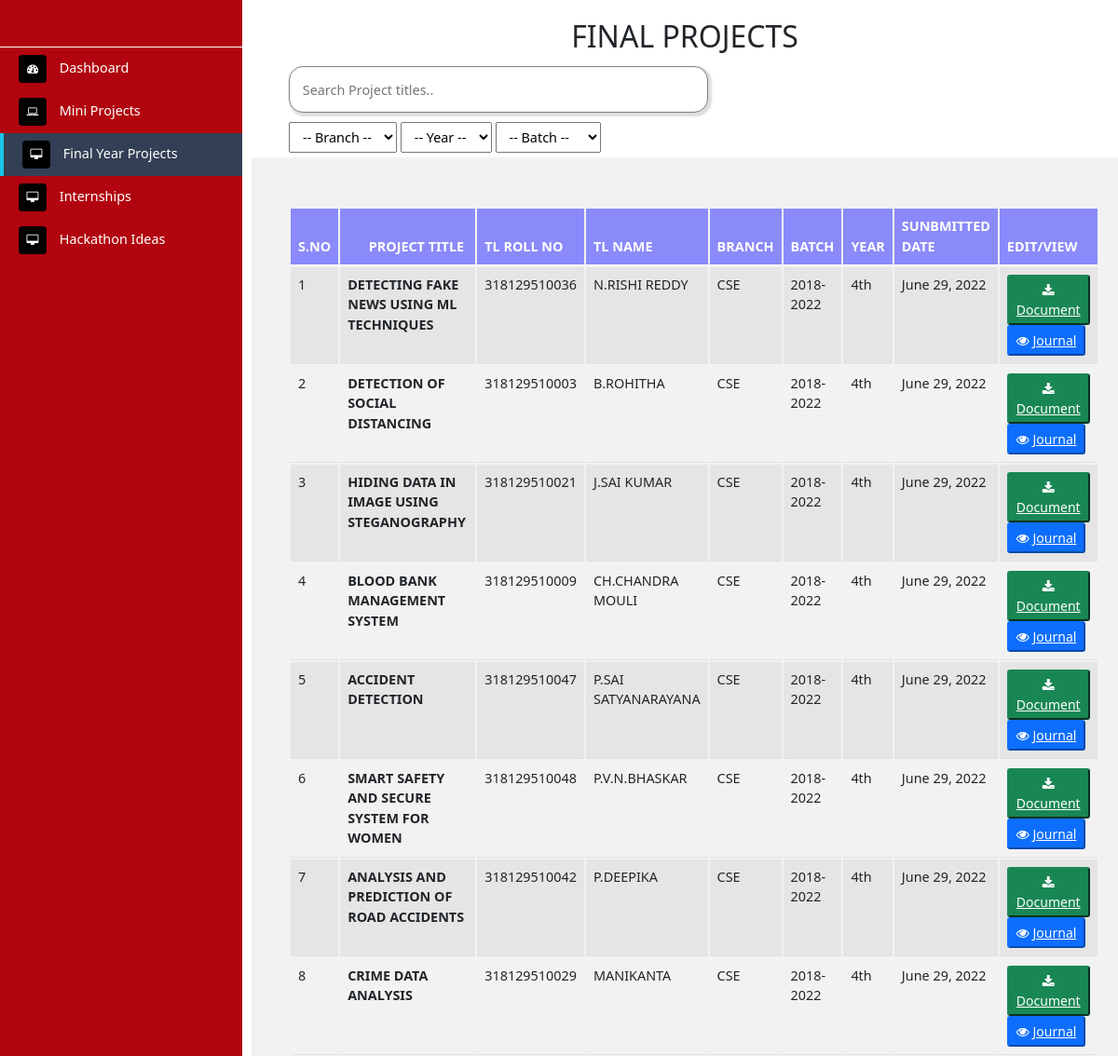
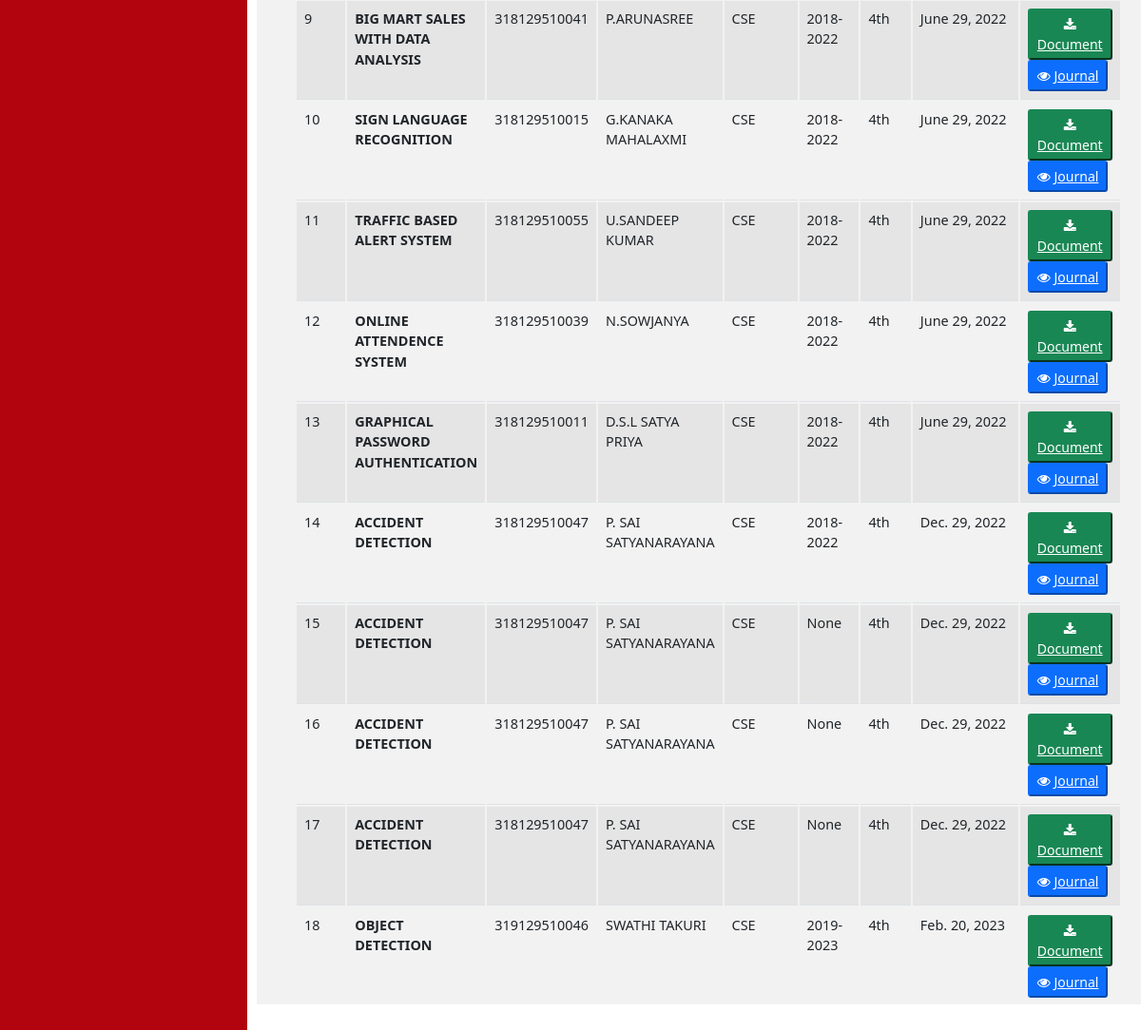
Page /projects/final_projects on the committed database (2 pictures, top to bottom).
### projects/models.py (models this page shows)
class Project(models.Model):
    roll_no = models.CharField(max_length=12)
    name = models.CharField(max_length=100)
    branch = models.CharField(choices=BRANCHES, max_length=20)
    batch = models.CharField(choices=BATCHES, max_length=20, null=True, blank=True)
    category = models.CharField(choices=CATEGORY, max_length=20)
    year = models.CharField(max_length=10)
    project_title = models.CharField(max_length=100)
    description = models.TextField(max_length=500)
    document = models.CharField(max_length=100)
    video = models.CharField(max_length=200,null=True)
    date_created = models.DateField(auto_now_add=True, null=True)

### projects/views.py (the view)
# urls.py: path('final_projects', views.finalProjects, name='finalProjects'),
def finalProjects(request):
    projects = Project.objects.filter(category="FINAL_PROJECT")
    context = {'projects': projects}
    return render(request, 'final_projects.html', context)

### templates/final_projects.html (shortened to what this page needs)
{% extends 'baseDashboard.html' %}
{% load static %}
{% block content %}
<h2 style="text-align:center;">FINAL PROJECTS</h2>
<div class="search">
    <input type="text" id="myInput" onkeyup="myFunction()" placeholder=" Search Project titles.." title="Type in a name">
</div>
<div class="filter">
    <select name="branch" class="branch" id="branch">
        <option value="">-- Branch --</option>
    </select>
    <select name="year" class="year" id="year">
        <option value="">-- Year --</option>
    </select>
    <select name="Batch" class="Batch" id="Batch">
        <option value="">-- Batch --</option>
    </select>
</div>
<div class="cont2">
 <table class="table mt-5 table-striped" id="myTable">
   <thead class="text-white">
     <tr style="background-color: rgba(93, 93, 255, 0.692);">
      <th scope="col"><b>S.NO</b></th>
       <th scope="col"><b>&nbsp; &nbsp; &nbsp; &nbsp; &nbsp;&nbsp;&nbsp; &nbsp; &nbsp;&nbsp;&nbsp;&nbsp;&nbsp;&nbsp;PROJECT TITLE</b></th>
       <th scope="col"><b>TL ROLL NO</b></th>
       <th scope="col"><b>TL NAME</b></th>
       <th scope="col"><b>BRANCH</b></th>
       <th scope="col"><b>BATCH</b></th>
       <th scope="col"><b>YEAR</b></th>
       <th scope="col"><b>SUNBMITTED DATE</b></th>
       <th scope="col"><b>EDIT/VIEW</b></th>
     </tr>
   </thead>
   <tbody>
     {% for p in projects %}
     <tr>
       <td></td>
       <td scope="row"> <strong>{{p.project_title}}</strong> </td>
       <td>{{p.roll_no}}</td>
       <td>{{p.name}}</td>
       <td>{{p.branch}}</td>
       <td>{{p.batch}}</td>
       <td>{{p.year}}</td>
       <td>{{p.date_created}}</td>
       <td>
       <button class="btn-sm btn-success"> <i class="fa fa-download" aria-hidden="true"></i> <a style="color: white;" href="{{p.document}}"target="_blank">Document</a></button>
       <button class="btn-sm btn-primary"> <i class="fa fa-eye"></i>  <a style="color: white;" href="{{p.video}}" target="_blank">Journal</a></button>
       </td>
     </tr>
     {% endfor %}
   </tbody>
 </table>
</div>
{% endblock content  %}

### static/css/style.css (style rules this page uses)
body { font-size: 0.9rem; }
#myInput { width: 450px; height: 50px; border-radius: 15px; }
.page-content .cont2 { background-color: rgba(240, 240, 240, 0.87); width: 100%; height: 90vh; }
.page-wrapper .page-content > div { padding: 5px 40px; }

### static/css/index.css (style rules this page uses)
* { margin: 0; padding: 0; box-sizing: border-box; }
body { counter-reset: Serial; }
table { border-collapse: separate; }
tr td:first-child:before { counter-increment: Serial; content: counter(Serial); }
.search input { border: 1px solid gray; border-radius: 5px; box-shadow: 2px 2px 2px 2px #00000022; padding: 0 10px; }
.filter select { padding: 5px 10px; }

### rows in the picture
Project: project_title "DETECTING FAKE NEWS USING ML TECHNIQUES", roll_no "318129510036", name "N.RISHI REDDY", branch "CSE", batch "2018-2022", year "4th", date_created "June 29, 2022"
Project: project_title "DETECTION OF SOCIAL DISTANCING", roll_no "318129510003", name "B.ROHITHA", branch "CSE", batch "2018-2022", year "4th", date_created "June 29, 2022"
Project: project_title "HIDING DATA IN IMAGE USING STEGANOGRAPHY", roll_no "318129510021", name "J.SAI KUMAR", branch "CSE", batch "2018-2022", year "4th", date_created "June 29, 2022"
Project: project_title "BLOOD BANK MANAGEMENT SYSTEM", roll_no "318129510009", name "CH.CHANDRA MOULI", branch "CSE", batch "2018-2022", year "4th", date_created "June 29, 2022"
Project: project_title "ACCIDENT DETECTION", roll_no "318129510047", name "P.SAI SATYANARAYANA", branch "CSE", batch "2018-2022", year "4th", date_created "June 29, 2022"
Project: project_title "SMART SAFETY AND SECURE SYSTEM FOR WOMEN", roll_no "318129510048", name "P.V.N.BHASKAR", branch "CSE", batch "2018-2022", year "4th", date_created "June 29, 2022"
Project: project_title "ANALYSIS AND PREDICTION OF ROAD ACCIDENTS", roll_no "318129510042", name "P.DEEPIKA", branch "CSE", batch "2018-2022", year "4th", date_created "June 29, 2022"
Project: project_title "CRIME DATA ANALYSIS", roll_no "318129510029", name "MANIKANTA", branch "CSE", batch "2018-2022", year "4th", date_created "June 29, 2022"
Project: project_title "BIG MART SALES WITH DATA ANALYSIS", roll_no "318129510041", name "P.ARUNASREE", branch "CSE", batch "2018-2022", year "4th", date_created "June 29, 2022"
Project: project_title "SIGN LANGUAGE RECOGNITION", roll_no "318129510015", name "G.KANAKA MAHALAXMI", branch "CSE", batch "2018-2022", year "4th", date_created "June 29, 2022"
Project: project_title "TRAFFIC BASED ALERT SYSTEM", roll_no "318129510055", name "U.SANDEEP KUMAR", branch "CSE", batch "2018-2022", year "4th", date_created "June 29, 2022"
Project: project_title "ONLINE ATTENDENCE SYSTEM", roll_no "318129510039", name "N.SOWJANYA", branch "CSE", batch "2018-2022", year "4th", date_created "June 29, 2022"
Project: project_title "GRAPHICAL PASSWORD AUTHENTICATION", roll_no "318129510011", name "D.S.L SATYA PRIYA", branch "CSE", batch "2018-2022", year "4th", date_created "June 29, 2022"
Project: project_title "ACCIDENT DETECTION", roll_no "318129510047", name "P. SAI SATYANARAYANA", branch "CSE", batch "2018-2022", year "4th", date_created "Dec. 29, 2022"
Project: project_title "ACCIDENT DETECTION", roll_no "318129510047", name "P. SAI SATYANARAYANA", branch "CSE", batch "None", year "4th", date_created "Dec. 29, 2022"
Project: project_title "ACCIDENT DETECTION", roll_no "318129510047", name "P. SAI SATYANARAYANA", branch "CSE", batch "None", year "4th", date_created "Dec. 29, 2022"
Project: project_title "ACCIDENT DETECTION", roll_no "318129510047", name "P. SAI SATYANARAYANA", branch "CSE", batch "None", year "4th", date_created "Dec. 29, 2022"
Project: project_title "OBJECT DETECTION", roll_no "319129510046", name "SWATHI TAKURI", branch "CSE", batch "2019-2023", year "4th", date_created "Feb. 20, 2023"
